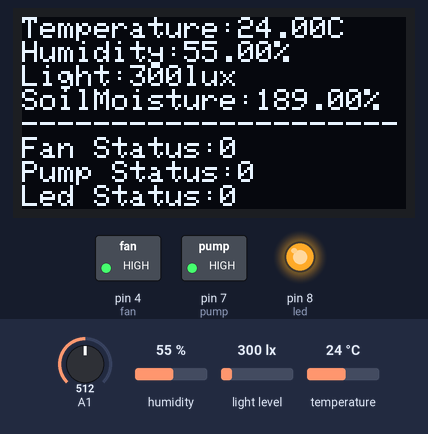
The sketch below on a simulated Arduino Uno, built with avr-gcc and run on an emulated ATmega328P. Shown: 128×64 one-colour display, switched loads named in the sketch (green lamp = pin HIGH), output pins drawn as LEDs (lit = HIGH). The inputs (shaded band) are chosen by the test bench; at power-on: light level 300 lx, temperature 24 °C, A1 = 512, humidity 55 %. What the sketch prints to the serial monitor is not drawn.

Above: at 6.2 s.
6.3 s: light level set to 106 lx
At 7.2 s:
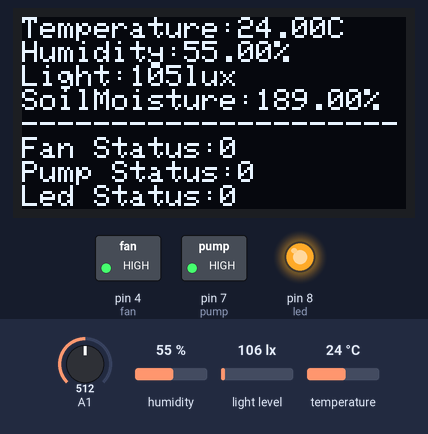
7.9 s: light level set to 89 lx
At 9.0 s:
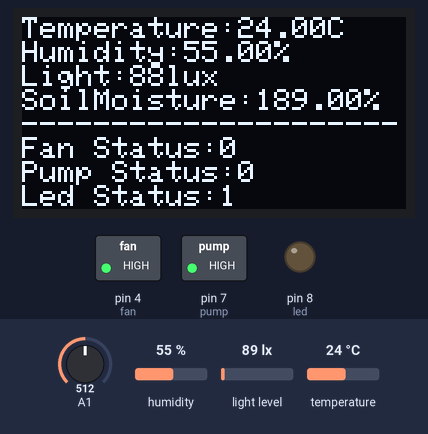
9.5 s: temperature set to 31 °C
At 10.5 s:
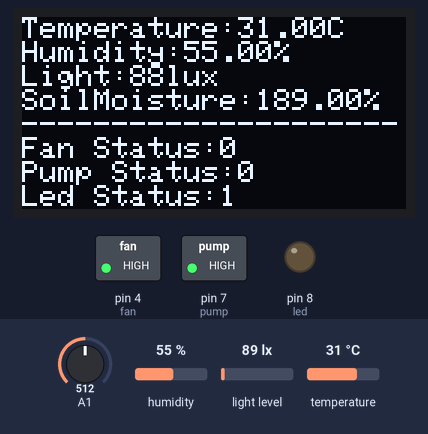
11.1 s: temperature set to 34 °C
At 11.8 s:
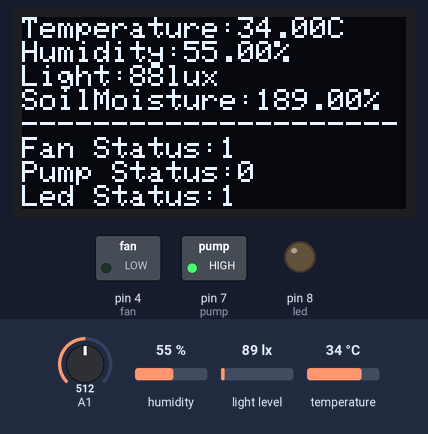
12.6 s: light level set to 500 lx
At 13.3 s:
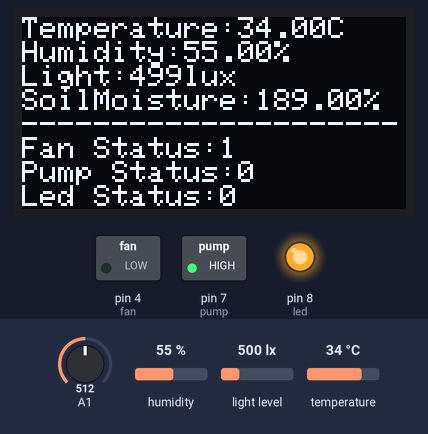
14.2 s: A1 set to 821
At 15.1 s:
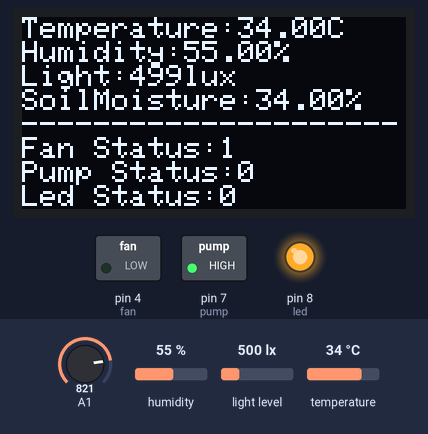
15.8 s: A1 set to 848
Timing chart, 0 to 18.4 s (numbered marks = the images above; inputs shaded):
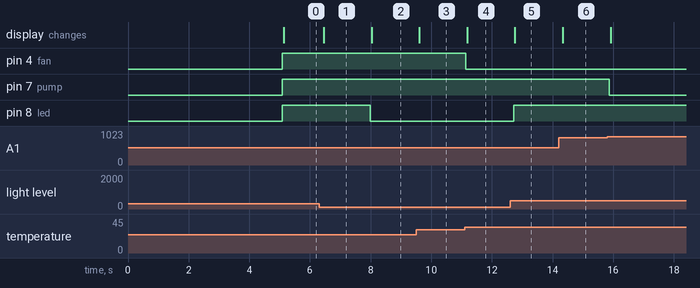

The sketch:

Finalised_Codes.ino
```cpp
//HPCIC Arduino code
//By:Shen LieZhou

//Import Packages
#include <Adafruit_GFX.h>
#include <Adafruit_SSD1306.h>
#include <Arduino.h>
#include <Wire.h>
#include <BH1750.h>
#include <dht.h>

//OLED Set-up
#define OLED_WIDTH 128
#define OLED_HEIGHT 64
#define OLED_ADDR 0x3C
Adafruit_SSD1306 display(OLED_WIDTH, OLED_HEIGHT);

#define temp_and_humid_sensor A0
#define soil_moisture_sensor A1
float dry_soil = 890; //Collected reading
float wet_soil = 690; //Collected reading
int fan = 4; //Relay pin IN1
int pump = 7; //Relay pin IN2
int led = 8; //Relay pin IN3

dht DHT; //Initialize DHT Module
BH1750 GY302; //Initialize BH1750 Module

void setup(){
  pinMode(A0,INPUT);
  pinMode(A1,INPUT);
  pinMode(4,OUTPUT);
  pinMode(7,OUTPUT);
  pinMode(8,OUTPUT);
  Serial.begin(9600);
  GY302.begin(); //Initialize GY-302 module
  display.begin(SSD1306_SWITCHCAPVCC, OLED_ADDR); //Initialize OLED display

  display.clearDisplay();
  display.setTextSize(0.5);
  display.setTextColor(WHITE);
  display.setCursor(0, 0);

  display.println("FarmBox 1.0");
  display.setCursor(0, 10);
  display.println("Revoluntionising farming one box at a time");
  display.setCursor(0,30);
  display.println("Developed by: ");
  display.println("Team FarmBois of NUS");
  display.display();

  delay(5000);  //Wait before accessing Sensor
}

void loop(){

  //Temperature and Humidity Function
  bool fan_status = false;
  DHT.read11(temp_and_humid_sensor);
  float temp_reading = DHT.temperature;
  float humidity_reading = DHT.humidity;

  if(temp_reading>32) {  //Temp banding would be from 30 to 32
    digitalWrite(fan,LOW); //Fan on
    fan_status = true;
  }
  else if(temp_reading<32) {
    digitalWrite(fan,HIGH); //Fan off
    fan_status = false;
  }


  //Light Function
  uint16_t light_reading = GY302.readLightLevel();
  bool led_status = false;
  if(light_reading<100){  //Led banding would be from 0 to 100
    digitalWrite(led,LOW);  //Fan on
    led_status = true;
  }
  else{
    digitalWrite(led,HIGH);  //Fan off
    led_status = false;
  }


  //Soil Moisture Function
  float soil_moisture_reading = analogRead(A1);
  float soil_moisture_percentage = map(soil_moisture_reading, dry_soil, wet_soil, 0, 100);
  bool pump_status = false;
  if(soil_moisture_percentage<30) {
    digitalWrite(pump,LOW);
    pump_status = true;
  }
  else if(soil_moisture_percentage>40) {
    digitalWrite(pump,HIGH);
    pump_status = false;
  }


  //OLED display Function
  display.clearDisplay();
  display.setTextSize(0.5);
  display.setTextColor(WHITE);
  display.setCursor(0, 0);
  display.print("Temperature:");
  display.print(temp_reading);
  display.println("C");
  display.print("Humidity:");
  display.print(humidity_reading);
  display.println("%");
  display.print("Light:");
  display.print(light_reading);
  display.println("lux");
  display.print("SoilMoisture:");
  display.print(soil_moisture_percentage);
  display.println("%");

  display.print("---------------------");

  display.print("Fan Status:");
  display.println(fan_status);
  display.print("Pump Status:");
  display.println(pump_status);
  display.print("Led Status:");
  display.println(led_status);
  display.display();


  //Data to cloud function
  Serial.print("Humidity = ");
  Serial.print(humidity_reading);
  Serial.print(" %  ");
  Serial.print("Temperature = ");
  Serial.print(temp_reading);
  Serial.print(" C  ");
  Serial.print("Light = ");
  Serial.print(light_reading);
  Serial.print(" Lx  ");
  Serial.print("Soil moisture = ");
  Serial.print(soil_moisture_percentage);
  Serial.println(" %  ");
  Serial.print("Fan_Status: ");
  Serial.print(fan_status);
  Serial.print("Pump_Status: ");
  Serial.print(pump_status);
  Serial.print("Led_Status: ");
  Serial.print(led_status);


}
```

Measured:
- the behaviour switches between 101 and 100 lx on light level (found by bisection; images 1 and 2)
- the behaviour switches between 32 and 33 °C on temperature (found by bisection; images 3 and 4)
- after the input at 6.3 s, the display: changes after 0.15 s (image 1)
- after the input at 7.9 s, pin 8 (led): HIGH → LOW after 0.09 s; the display: changes after 0.14 s (image 2)
- after the input at 9.5 s, the display: changes after 0.11 s (image 3)
- after the input at 11.1 s, pin 4 (fan): HIGH → LOW at once; the display: changes after 0.08 s (image 4)
- after the input at 12.6 s, pin 8 (led): LOW → HIGH after 0.11 s; the display: changes after 0.15 s (image 5)
- after the input at 14.2 s, the display: changes after 0.14 s (image 6)
- after the input at 15.8 s, pin 7 (pump): HIGH → LOW after 0.07 s
